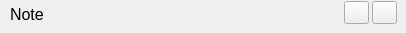
               <widget class="QWidget" name="widget_12" native="true">
                <property name="sizePolicy">
                 <sizepolicy hsizetype="Preferred" vsizetype="Fixed">
                  <horstretch>0</horstretch>
                  <verstretch>0</verstretch>
                 </sizepolicy>
                </property>
                <property name="minimumSize">
                 <size>
                  <width>400</width>
                  <height>25</height>
                 </size>
                </property>
                <property name="styleSheet">
                 <string notr="true"/>
                </property>
                <widget class="QLabel" name="label_48">
                 <property name="geometry">
                  <rect>
                   <x>10</x>
                   <y>6</y>
                   <width>170</width>
                   <height>16</height>
                  </rect>
                 </property>
                 <property name="font">
                  <font>
                   <family>Arial</family>
                   <pointsize>12</pointsize>
                   <weight>50</weight>
                   <bold>false</bold>
                  </font>
                 </property>
                 <property name="text">
                  <string>Note</string>
                 </property>
                </widget>
                <widget class="QPushButton" name="pushButton_40">
                 <property name="geometry">
                  <rect>
                   <x>372</x>
                   <y>1</y>
                   <width>25</width>
                   <height>23</height>
                  </rect>
                 </property>
                 <property name="text">
                  <string/>
                 </property>
                </widget>
                <widget class="QPushButton" name="pushButton_41">
                 <property name="geometry">
                  <rect>
                   <x>344</x>
                   <y>1</y>
                   <width>25</width>
                   <height>23</height>
                  </rect>
                 </property>
                 <property name="text">
                  <string/>
                 </property>
                </widget>
               </widget>
